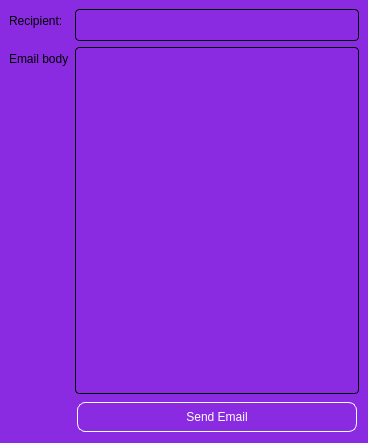
<?xml version="1.0" encoding="UTF-8"?>
<ui version="4.0">
 <class>MainWindow</class>
 <widget class="QMainWindow" name="MainWindow">
  <property name="geometry">
   <rect>
    <x>0</x>
    <y>0</y>
    <width>368</width>
    <height>443</height>
   </rect>
  </property>
  <property name="windowTitle">
   <string>MainWindow</string>
  </property>
  <property name="styleSheet">
   <string notr="true">QWidget{
background-color:blueviolet;
width:80%;}
QLineEdit{
border-radius: 4px;
border:1px solid black;
height:30px;
margin:
}
QTextEdit{
border-radius: 4px;
border:1px solid black;
height:30px;}
QPushButton{
border:1px solid white;
border-radius:8px;
height:28px;
margin:2px;
color:white;}</string>
  </property>
  <widget class="QWidget" name="centralwidget">
   <layout class="QFormLayout" name="formLayout">
    <item row="0" column="0">
     <widget class="QLabel" name="label">
      <property name="text">
       <string>Recipient:</string>
      </property>
     </widget>
    </item>
    <item row="0" column="1">
     <widget class="QLineEdit" name="lineEdit"/>
    </item>
    <item row="1" column="0">
     <widget class="QLabel" name="label_2">
      <property name="text">
       <string>Email body</string>
      </property>
     </widget>
    </item>
    <item row="1" column="1">
     <widget class="QTextEdit" name="textEdit"/>
    </item>
    <item row="2" column="1">
     <widget class="QPushButton" name="pushButton">
      <property name="text">
       <string>Send Email</string>
      </property>
     </widget>
    </item>
   </layout>
  </widget>
 </widget>
 <resources/>
 <connections/>
</ui>
